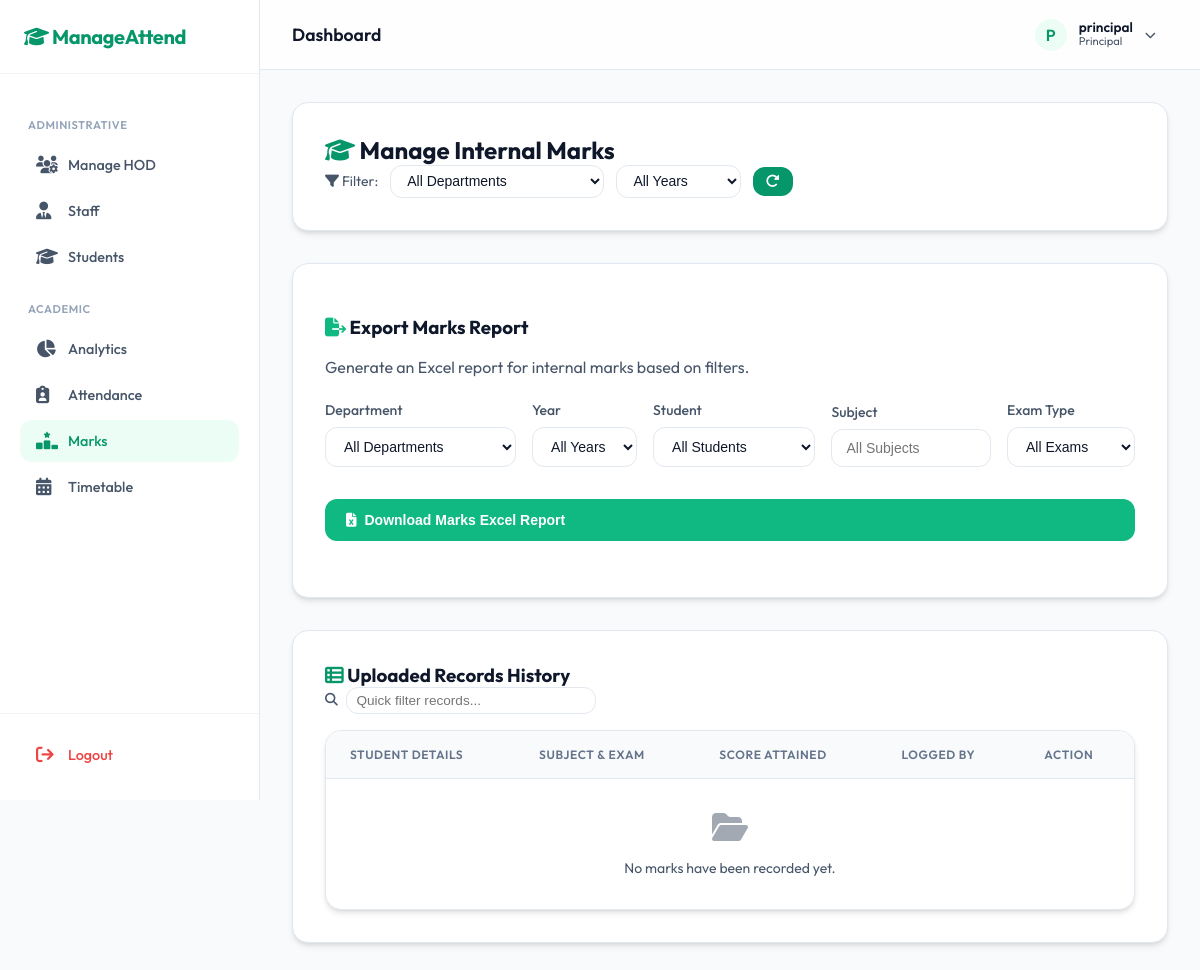
Page /manage_marks (signed in) on the committed database.
### models.py (models this page shows, shortened)
class User(db.Model, UserMixin):
    __tablename__ = 'users'
    id = db.Column(db.Integer, primary_key=True)
    username = db.Column(db.String(80), unique=True, nullable=False)
    password_hash = db.Column(db.String(256), nullable=False)
    role = db.Column(db.String(20), nullable=False) # 'principal', 'hod', 'staff', 'student'
    department = db.Column(db.String(80), nullable=True)
    year = db.Column(db.Integer, nullable=True)
    name = db.Column(db.String(120), nullable=True)
    phone = db.Column(db.String(20), nullable=True)
    email = db.Column(db.String(120), nullable=True)
    gender = db.Column(db.String(20), nullable=True)
    student_id = db.Column(db.Integer, db.ForeignKey('students.id'), nullable=True)
    student = db.relationship('Student', backref='user_account', uselist=False, cascade='all, delete')

### app.py (the view, shortened to what this page needs)
@app.route('/manage_marks', methods=['GET', 'POST'])
@login_required
def manage_marks():
    if current_user.role not in ['principal', 'hod', 'staff']:
        return redirect(url_for('index'))
    if request.method == 'POST' and current_user.role == 'principal':
        flash('Principals only have view access to marks management.', 'warning')
        return redirect(url_for('manage_marks'))
    from models import InternalMark
    filter_dept = request.args.get('dept', 'All')
    filter_year = request.args.get('year', 'All')
    if current_user.role in ['hod', 'staff'] and current_user.department:
        filter_dept = current_user.department # Lock to user's department
    q_students = Student.query
    if filter_dept != 'All':
        q_students = q_students.filter(Student.department == filter_dept)
    if filter_year != 'All' and filter_year.isdigit():
        q_students = q_students.filter(Student.year == int(filter_year))
    students = q_students.all()
    q_marks = InternalMark.query.join(Student)
    if filter_dept != 'All':
       q_marks = q_marks.filter(Student.department == filter_dept)
    if filter_year != 'All' and filter_year.isdigit():
       q_marks = q_marks.filter(Student.year == int(filter_year))
    marks = q_marks.order_by(InternalMark.timestamp.desc()).all()
    staff_subjects = []
    if current_user.role == 'staff':
        from models import StaffAllocation
        allocs = StaffAllocation.query.filter_by(staff_id=current_user.id).all()
        departments = list(set([a.department for a in allocs]))
        years = list(set([a.year for a in allocs]))
        staff_subjects = list(set([a.subject for a in allocs]))
    elif current_user.role == 'hod':
        departments = [current_user.department]
        years = [y[0] for y in Student.query.with_entities(Student.year).filter_by(department=current_user.department).distinct().order_by(Student.year).all() if y[0]]
        if not years: years = [1, 2, 3, 4]
    else:
        departments = [d[0] for d in Student.query.with_entities(Student.department).distinct().all() if d[0]]
        years = [y[0] for y in Student.query.with_entities(Student.year).distinct().order_by(Student.year).all() if y[0]]
        if not departments: departments = ['CSE', 'IT', 'ECE', 'MECH']
        if not years: years = [1, 2, 3, 4]
    return render_template('manage_marks.html', students=students, marks=marks,
                           departments=departments, years=years,
                           filter_dept=filter_dept, filter_year=filter_year,
                           staff_subjects=staff_subjects)

### app.py (called while the page is built)
@login_manager.user_loader
def load_user(user_id):
    return User.query.get(int(user_id))

### templates/manage_marks.html (shortened to what this page needs)
{% extends 'base.html' %}
{% block content %}
<div class="glass-panel" style="margin-bottom: 2rem;">
    <div class="flex-between">
        <h2 style="margin: 0;"><i class="fa-solid fa-graduation-cap" style="color: var(--accent-color);"></i> Manage Internal Marks</h2>
        <form method="GET" action="{{ url_for('manage_marks') }}" style="display: flex; gap: 0.75rem; align-items: center; margin: 0;">
            <span style="color: var(--text-secondary); font-size: 0.875rem;">
                <i class="fa-solid fa-filter"></i>
                {% if current_user.role in ['principal', 'hod'] %}Filter{% else %}Filter Students{% endif %}:
            </span>
            <select name="dept" class="form-control" style="width: auto; padding: 0.4rem 2.2rem 0.4rem 0.75rem;" onchange="this.form.submit()">
                {% if not current_user.department %}
                <option value="All">All Departments</option>
                {% endif %}
            </select>
            <select name="year" class="form-control" style="width: auto; padding: 0.4rem 2.2rem 0.4rem 0.75rem;" onchange="this.form.submit()">
                <option value="All">All Years</option>
            </select>
            <a href="{{ url_for('manage_marks') }}" class="btn btn-primary" style="padding: 0.4rem 0.75rem; color: #ffffff;" title="Reset Filters">
                <i class="fa-solid fa-rotate-right"></i>
            </a>
        </form>
    </div>
</div>
<div class="glass-panel" style="margin-bottom: 2rem;">
    <h3><i class="fa-solid fa-file-export" style="color: #10b981;"></i> Export Marks Report</h3>
    <p style="color: var(--text-secondary); margin-bottom: 1.5rem;">Generate an Excel report for internal marks based on filters.</p>
    <form method="GET" action="{{ url_for('export_marks') }}" class="grid grid-cols-5" style="gap: 1rem; align-items: end;">
        <div class="form-group" style="margin: 0;">
            <label>Department</label>
            <select name="dept" class="form-control">
                {% if not current_user.department %}
                <option value="All">All Departments</option>
                {% endif %}
            </select>
        </div>
        <div class="form-group" style="margin: 0;">
            <label>Year</label>
            <select name="year" class="form-control">
                <option value="All">All Years</option>
            </select>
        </div>
        <div class="form-group" style="margin: 0;">
            <label>Student</label>
            <select name="student_id" class="form-control">
                <option value="All">All Students</option>
            </select>
        </div>
        <div class="form-group" style="margin: 0;">
            <label>Subject</label>
            <input type="text" name="subject" class="form-control" placeholder="All Subjects">
        </div>
        <div class="form-group" style="margin: 0;">
            <label>Exam Type</label>
            <select name="exam_type" class="form-control">
                <option value="All">All Exams</option>
            </select>
        </div>
        <div class="form-group" style="margin-top: 1rem; grid-column: span 5;">
            <button type="submit" class="btn btn-primary" style="background-color: #10b981; width: 100%;">
                <i class="fa-solid fa-file-excel"></i> Download Marks Excel Report
            </button>
        </div>
    </form>
</div>
<div class="grid {% if current_user.role != 'principal' %}grid-cols-3{% else %}grid-cols-1{% endif %}" style="align-items: start; gap: 2rem;">
    <div class="glass-panel" style="grid-column: span 2;">
        <div class="flex-between" style="margin-bottom: 1rem;">
            <h3 style="margin: 0;"><i class="fa-solid fa-table-list" style="color: var(--accent-color);"></i> Uploaded Records History</h3>
            <div style="display: flex; gap: 0.5rem; align-items: center;">
                <i class="fa-solid fa-magnifying-glass" style="color: var(--text-secondary); font-size: 0.8rem;"></i>
                <input type="text" id="historySearch" class="form-control" placeholder="Quick filter records..." style="width: 250px; padding: 0.3rem 0.6rem; font-size: 0.85rem;" onkeyup="filterHistory()">
            </div>
        </div>
        <div class="table-container" style="max-height: 500px; overflow-y: auto;">
            <table>
                <thead>
                    <tr>
                        <th>Student Details</th>
                        <th>Subject & Exam</th>
                        <th>Score Attained</th>
                        <th>Logged By</th>
                        <th>Action</th>
                    </tr>
                </thead>
                <tbody>
                    {% for m in marks %}
                    <tr>
                        <td>
                            <strong>{{ m.student.name }}</strong><br>
                            <span style="font-size:0.8rem; color:var(--text-secondary);">{{ m.student.department }} &bull; Yr {{ m.student.year }}</span>
                        </td>
                        <td>
                            <strong>{{ m.subject }}</strong><br>
                            <span class="badge" style="background: rgba(139, 92, 246, 0.2); color: #c4b5fd;">{{ m.exam_type }}</span>
                        </td>
                        <td>
                            <div style="display: flex; align-items: center; gap: 0.5rem;">
                                <span style="font-size: 1.2rem; font-weight: 700; color: {% if m.marks_obtained/m.max_marks >= 0.5 %}var(--success){% else %}var(--danger){% endif %}">
                                    {{ m.marks_obtained|round }}
                                </span>
                                <span style="color: var(--text-secondary); font-size: 0.85rem;">/ {{ m.max_marks|round }}</span>
                            </div>
                            <div style="width: 100%; background: rgba(255,255,255,0.1); height: 4px; border-radius: 2px; margin-top: 0.2rem;">
                                <div style="width: {{ (m.marks_obtained / m.max_marks * 100) }}%; height: 100%; background: {% if m.marks_obtained/m.max_marks >= 0.5 %}var(--success){% else %}var(--danger){% endif %}; border-radius: 2px;"></div>
                            </div>
                        </td>
                        <td style="font-size:0.9rem; color:var(--text-secondary);">
                            <i class="fa-solid fa-user-pen"></i> @{{ m.author.username }}
                        </td>
                        <td>
                            {% if (current_user.role == 'hod') or m.author_id == current_user.id %}
                            <form method="POST" action="{{ url_for('manage_marks') }}" onsubmit="return confirm('Permanently delete this mark record?');" style="margin:0;">
                                <input type="hidden" name="action" value="delete">
                                <input type="hidden" name="mark_id" value="{{ m.id }}">
                                <button type="submit" class="btn btn-primary" style="background-color: transparent; border: 1px solid var(--danger); color: var(--danger); padding:0.4rem 0.6rem; border-radius: 6px;">
                                    <i class="fa-solid fa-trash"></i>
                                </button>
                            </form>
                            {% else %}
                            <span style="color: var(--text-secondary); font-size: 0.8rem;"><i class="fa-solid fa-lock"></i> Locked</span>
                            {% endif %}
                        </td>
                    </tr>
                    {% else %}
                    <tr>
                        <td colspan="5" style="text-align: center; color: var(--text-secondary); padding: 2rem;">
                            <i class="fa-solid fa-folder-open" style="font-size: 2rem; margin-bottom: 1rem; opacity: 0.5;"></i><br>
                            No marks have been recorded yet.
                        </td>
                    </tr>
                    {% endfor %}
                </tbody>
            </table>
        </div>
    </div>
</div>
{% endblock %}

### templates/base.html (shortened to what this page needs)
<!DOCTYPE html>
<html lang="en">
<head>
    <link rel="stylesheet" href="{{ url_for('static', filename='css/style.css') }}">
    <link rel="stylesheet" href="https://cdnjs.cloudflare.com/ajax/libs/font-awesome/6.4.0/css/all.min.css">
</head>
<body>
<div class="app-container">
    {% if current_user.is_authenticated %}
    <aside class="sidebar" id="sidebar">
        <div class="sidebar-header">
            <a href="{{ url_for('index') }}" class="sidebar-brand">
                <i class="fa-solid fa-graduation-cap"></i> ManageAttend
            </a>
        </div>
        <nav class="sidebar-nav">
            {% if current_user.role == 'principal' %}
                <div class="nav-group-label">Administrative</div>
                <a href="{{ url_for('manage_hod') }}" class="nav-item"><i class="fa-solid fa-users-gear"></i> Manage HOD</a>
                <a href="{{ url_for('manage_staff') }}" class="nav-item"><i class="fa-solid fa-user-tie"></i> Staff</a>
                <a href="{{ url_for('manage_students') }}" class="nav-item"><i class="fa-solid fa-graduation-cap"></i> Students</a>
                <div class="nav-group-label">Academic</div>
                <a href="{{ url_for('analytics') }}" class="nav-item"><i class="fa-solid fa-chart-pie"></i> Analytics</a>
                <a href="{{ url_for('admin_dashboard') }}" class="nav-item"><i class="fa-solid fa-clipboard-user"></i> Attendance</a>
                <a href="{{ url_for('manage_marks') }}" class="nav-item"><i class="fa-solid fa-ranking-star"></i> Marks</a>
                <a href="{{ url_for('timetable_admin') }}" class="nav-item"><i class="fa-solid fa-calendar-days"></i> Timetable</a>
            {% endif %}
        </nav>
        <div class="sidebar-footer">
            <a href="{{ url_for('logout') }}" class="nav-item" style="color: var(--danger);">
                <i class="fa-solid fa-arrow-right-from-bracket"></i> Logout
            </a>
        </div>
    </aside>
    {% endif %}
    <main class="main-content {% if not current_user.is_authenticated %}full-width{% endif %}">
        {% if current_user.is_authenticated %}
        <header class="top-header">
            <div style="display: flex; align-items: center; gap: 1rem;">
                <div class="page-title">
                    {% block page_title %}Dashboard{% endblock %}
                </div>
            </div>
            <div class="header-actions">
                <div class="user-profile-summary" onclick="{% if current_user.role in ['principal', 'hod', 'staff'] %}openProfileModal(){% endif %}">
                    <div class="user-avatar">
                        {{ current_user.username[0].upper() }}
                    </div>
                    <div class="user-info">
                        <div class="user-name">{{ current_user.username }}</div>
                        <div class="user-role">{{ current_user.role.replace('_', ' ') }}</div>
                    </div>
                    {% if current_user.role in ['principal', 'hod', 'staff'] %}
                    <i class="fa-solid fa-chevron-down" style="font-size: 0.7rem; color: var(--text-secondary);"></i>
                    {% endif %}
                </div>
            </div>
        </header>
        {% endif %}
        <div class="container">
            {% block content %}{% endblock %}
        </div>
    </main>
</div>
</body>
</html>

### rows in the picture
User: username "P", username "principal", role.replace "Principal", dept "All Departments"
